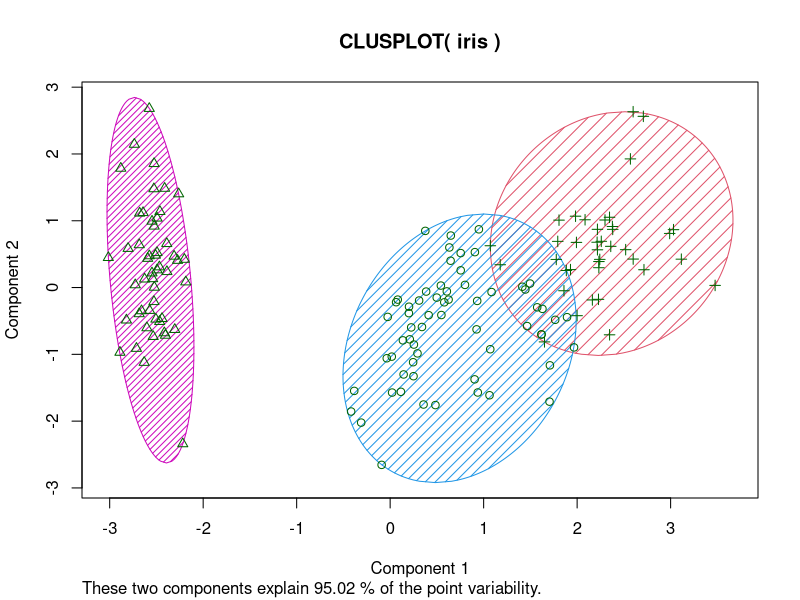
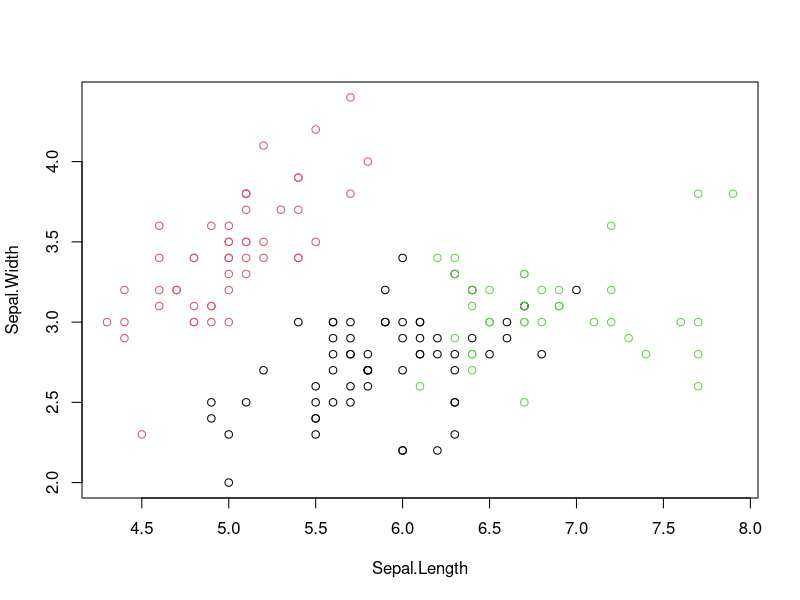

The R source for these figures, in order:
## ---- chunk 1
knitr::opts_chunk$set(echo = TRUE)
## ---- chunk 2
##TASK 11. Cluster Analysis
##Using the Iris Dataset
#Load Iris
data("iris")
## ---- chunk 3
##Remove "species" column
library(tidyverse)
library(dplyr)
NewIris<- select(iris, -Species)
## ---- chunk 4
##Conduct cluste analysis using 3 clusters
irisCluster<- kmeans(NewIris, centers = 3, nstart = 20)
## ---- chunk 5
##We can compare the predicted clusters with the original data.
table(irisCluster$cluster, iris$Species)
## ---- chunk 6
##Visualize Clusters 
library(cluster)
clusplot(iris, irisCluster$cluster, color = T, shade = T, labels = 0, lines = 0)
## ---- chunk 7
##Some other visual plots
plot(NewIris[c("Sepal.Length", "Sepal.Width")], col= irisCluster$cluster)
